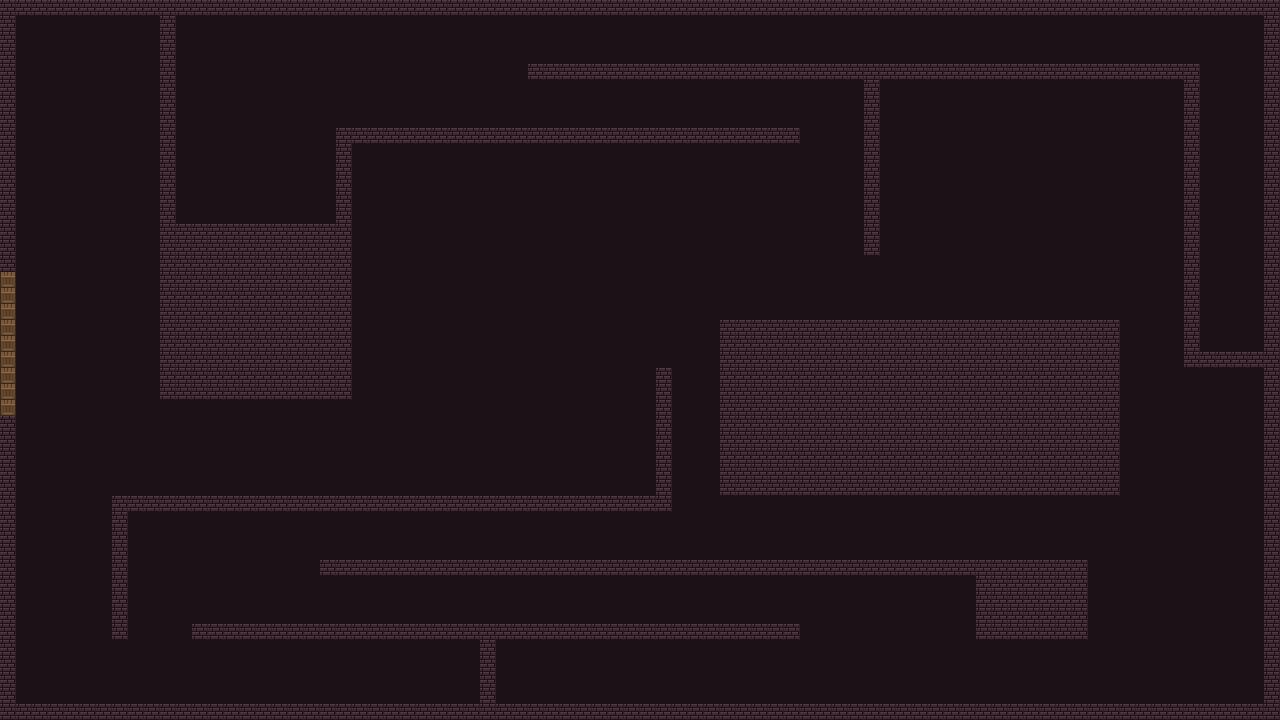

This game map was drawn from its Tiled (.tmx) file and the tilesets committed beside it. A one-line description and the trimmed map source follow:
An orthogonal 80x45 tile map with 16x16 px tiles, 2 tile layers (Tile Layer 1, Tile Layer 2), 4 tilesets and 22 objects (21x wall, door).

<map version="1.5" tiledversion="1.7.0" orientation="orthogonal" renderorder="right-down" width="80" height="45" tilewidth="16" tileheight="16" infinite="0" nextlayerid="14" nextobjectid="75">
 <tileset firstgid="1" name="Wall" tilewidth="16" tileheight="16" tilecount="1020" columns="20">
  <image source="Wall.png" width="320" height="816" />
 </tileset>
 <tileset firstgid="1021" name="Floor" tilewidth="16" tileheight="16" tilecount="819" columns="21">
  <image source="Floor.png" width="336" height="624" />
 </tileset>
 <tileset firstgid="1840" source="DungeonSet.tsx" />
 <tileset firstgid="2096" name="0x72_16x16DungeonTileset.v3" tilewidth="16" tileheight="16" tilecount="256" columns="16">
  <image source="0x72_16x16DungeonTileset.v3.png" width="256" height="256" />
 </tileset>
 <layer id="12" name="Tile Layer 1" width="80" height="45">
  <data>[3600 cells, 3600 non-empty, 1 distinct tile ids]</data>
 </layer>
 <layer id="13" name="Tile Layer 2" width="80" height="45">
  <data>[3600 cells, 944 non-empty, 3 distinct tile ids]</data>
 </layer>
 <objectgroup id="2" name="Object Layer 1">
  <object id="11" type="wall" x="0" y="704" width="1280" height="16" />
  <object id="15" type="wall" x="656.449" y="368" width="16" height="144" />
  <object id="19" type="wall" x="976.71" y="558.275" width="112" height="81.725" />
  <object id="23" type="wall" x="0" y="0" width="16" height="272" />
  <object id="25" type="wall" x="1264" y="0" width="16" height="720" />
  <object id="27" type="wall" x="0" y="0" width="1280" height="16" />
  <object id="31" type="door" x="0" y="272" width="16" height="144">
   <properties>
    <property name="side" value="top" />
   </properties>
  </object>
  <object id="35" type="wall" x="528" y="63.1192" width="672" height="16" />
  <object id="37" type="wall" x="1184" y="351.494" width="96" height="16" />
  <object id="51" type="wall" x="160" y="224" width="192" height="176" />
  <object id="56" type="wall" x="112.805" y="496" width="16" height="144" />
  <object id="57" type="wall" x="479.118" y="624" width="16" height="96" />
  <object id="60" type="wall" x="723.389" y="320.318" width="395.503" height="173.825" />
  <object id="62" type="wall" x="160" y="0" width="16" height="240" />
  <object id="63" type="wall" x="336" y="128" width="16" height="112" />
  <object id="65" type="wall" x="864" y="64" width="16" height="192" />
  <object id="67" type="wall" x="1184" y="64" width="16" height="304" />
  <object id="69" type="wall" x="336" y="128" width="464" height="16" />
  <object id="71" type="wall" x="192" y="624" width="608" height="16" />
  <object id="72" type="wall" x="320" y="560" width="672" height="16" />
  <object id="73" type="wall" x="112" y="496" width="560" height="16" />
  <object id="74" type="wall" x="0" y="416" width="16" height="304" />
 </objectgroup>
</map>
